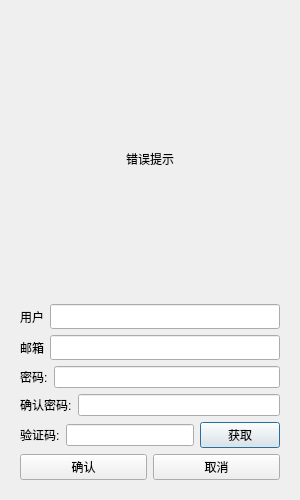
<?xml version="1.0" encoding="UTF-8"?>
<ui version="4.0">
 <class>RegisterDialog</class>
 <widget class="QDialog" name="RegisterDialog">
  <property name="geometry">
   <rect>
    <x>0</x>
    <y>0</y>
    <width>300</width>
    <height>500</height>
   </rect>
  </property>
  <property name="minimumSize">
   <size>
    <width>300</width>
    <height>500</height>
   </size>
  </property>
  <property name="maximumSize">
   <size>
    <width>300</width>
    <height>500</height>
   </size>
  </property>
  <property name="windowTitle">
   <string>Dialog</string>
  </property>
  <layout class="QVBoxLayout" name="verticalLayout_4">
   <item>
    <layout class="QVBoxLayout" name="verticalLayout_3">
     <item>
      <widget class="QStackedWidget" name="stackedWidget">
       <widget class="QWidget" name="page">
        <layout class="QVBoxLayout" name="verticalLayout_5">
         <item>
          <widget class="QWidget" name="widget" native="true">
           <layout class="QVBoxLayout" name="verticalLayout">
            <item>
             <widget class="QLabel" name="error_tip">
              <property name="minimumSize">
               <size>
                <width>0</width>
                <height>0</height>
               </size>
              </property>
              <property name="maximumSize">
               <size>
                <width>99999</width>
                <height>99999</height>
               </size>
              </property>
              <property name="text">
               <string>错误提示</string>
              </property>
              <property name="alignment">
               <set>Qt::AlignmentFlag::AlignCenter</set>
              </property>
             </widget>
            </item>
           </layout>
          </widget>
         </item>
         <item>
          <layout class="QHBoxLayout" name="horizontalLayout">
           <item>
            <widget class="QLabel" name="user_label">
             <property name="minimumSize">
              <size>
               <width>0</width>
               <height>25</height>
              </size>
             </property>
             <property name="text">
              <string>用户</string>
             </property>
            </widget>
           </item>
           <item>
            <widget class="QLineEdit" name="user_edit">
             <property name="minimumSize">
              <size>
               <width>0</width>
               <height>25</height>
              </size>
             </property>
            </widget>
           </item>
          </layout>
         </item>
         <item>
          <layout class="QHBoxLayout" name="horizontalLayout_2">
           <item>
            <widget class="QLabel" name="email_label">
             <property name="minimumSize">
              <size>
               <width>0</width>
               <height>25</height>
              </size>
             </property>
             <property name="text">
              <string>邮箱</string>
             </property>
            </widget>
           </item>
           <item>
            <widget class="QLineEdit" name="email_edit">
             <property name="minimumSize">
              <size>
               <width>0</width>
               <height>25</height>
              </size>
             </property>
            </widget>
           </item>
          </layout>
         </item>
         <item>
          <layout class="QHBoxLayout" name="horizontalLayout_4">
           <item>
            <widget class="QLabel" name="pass_label">
             <property name="text">
              <string>密码:</string>
             </property>
            </widget>
           </item>
           <item>
            <widget class="QLineEdit" name="pass_edit"/>
           </item>
          </layout>
         </item>
         <item>
          <layout class="QHBoxLayout" name="horizontalLayout_5">
           <item>
            <widget class="QLabel" name="pass_confirm_label">
             <property name="text">
              <string>确认密码:</string>
             </property>
            </widget>
           </item>
           <item>
            <widget class="QLineEdit" name="pass_confirm_edit"/>
           </item>
          </layout>
         </item>
         <item>
          <layout class="QHBoxLayout" name="horizontalLayout_7">
           <item>
            <widget class="QLabel" name="varify_label">
             <property name="text">
              <string>验证码:</string>
             </property>
            </widget>
           </item>
           <item>
            <widget class="QLineEdit" name="varify_edit"/>
           </item>
           <item>
            <widget class="QPushButton" name="get_code_btn">
             <property name="text">
              <string>获取</string>
             </property>
            </widget>
           </item>
          </layout>
         </item>
         <item>
          <layout class="QHBoxLayout" name="horizontalLayout_8">
           <item>
            <widget class="QPushButton" name="confirm_btn">
             <property name="text">
              <string>确认</string>
             </property>
            </widget>
           </item>
           <item>
            <widget class="QPushButton" name="cancel_btn">
             <property name="text">
              <string>取消</string>
             </property>
            </widget>
           </item>
          </layout>
         </item>
        </layout>
       </widget>
       <widget class="QWidget" name="page_2"/>
      </widget>
     </item>
    </layout>
   </item>
  </layout>
 </widget>
 <resources/>
 <connections/>
</ui>
